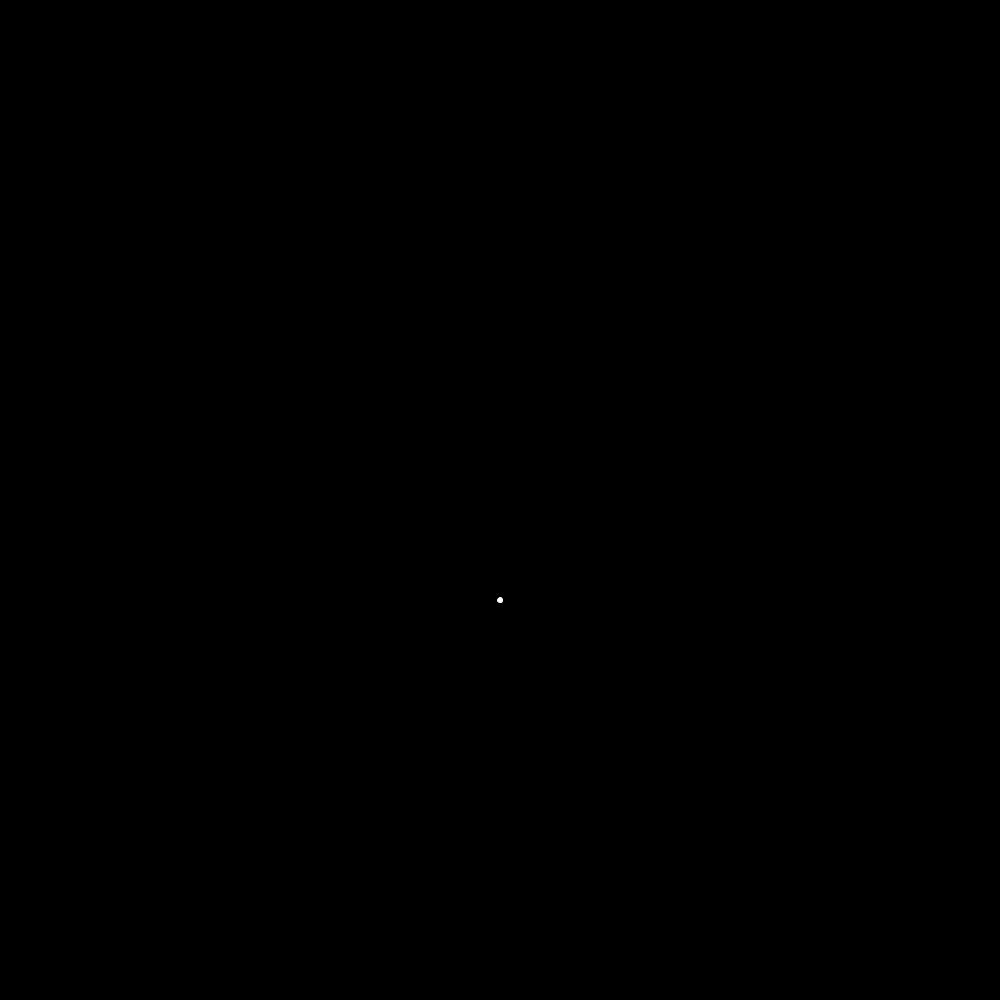
Frame 1 (no input)
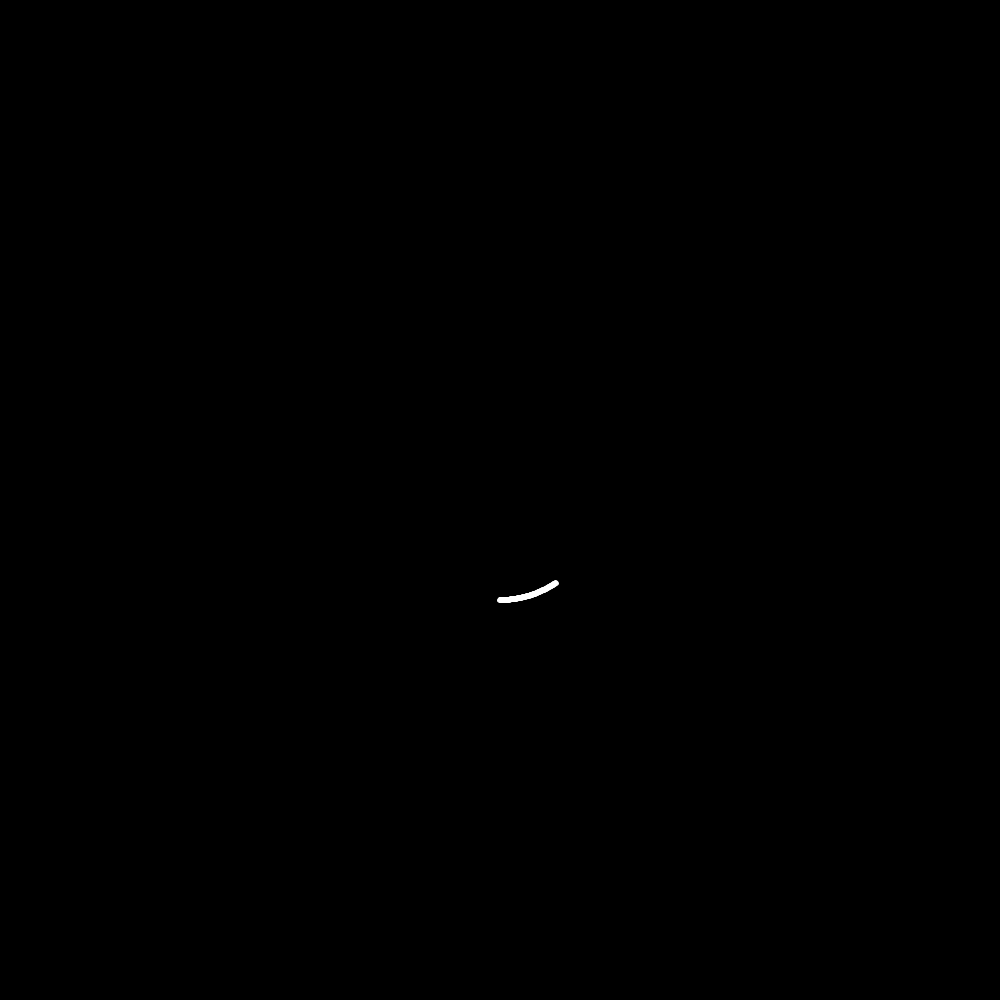
Frame 60 (the mouse pressed at the canvas centre just before this capture)
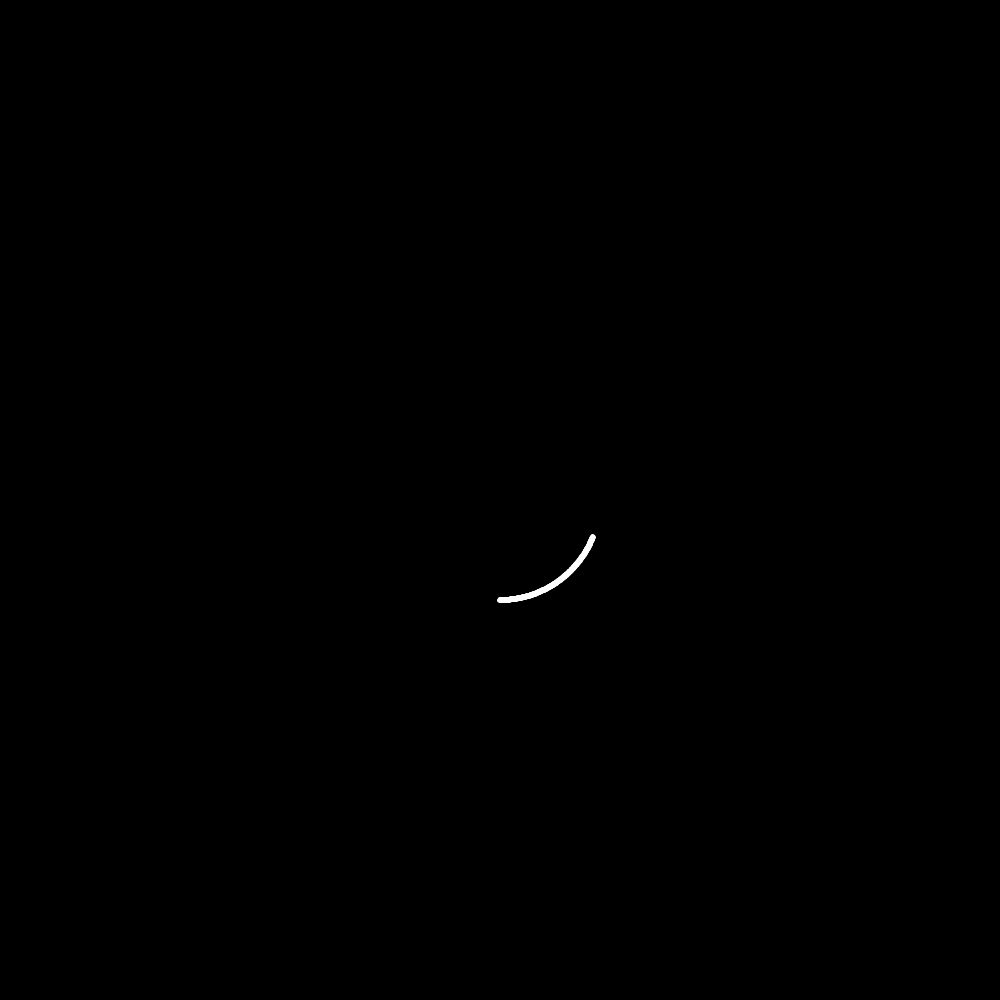
Frame 120 (the mouse held since frame 60 and released just before this capture)

The Processing sketch that drew these frames (run headless with seeded random() and noise(); from frame 60 on, the mouse is pressed at the canvas centre):

// Processing sketch: sketch_loadingCircle
// ── sketch_loadingCircle.pde
float x = 0;
float y = 0;
float z = 0;
void setup() {
  background(0);
  size(1000, 1000);
  //frameRate(15);
}
void draw() {
 //background(0);
  stroke(255);
  x = sin(z/100);
  y = cos(z/100);
  //x = sqrt((sq(2*sin(z/3)))-sq(y));
  //y = sqrt((sq(2*sin(z/3)))-sq(x));
  circle(((x*100)+(width/2)), ((y*100)+(height/2)), 5);
  z=z+1;
  //x = x +1;
  //y = y +1;
  //200*sin(z/3))
}
